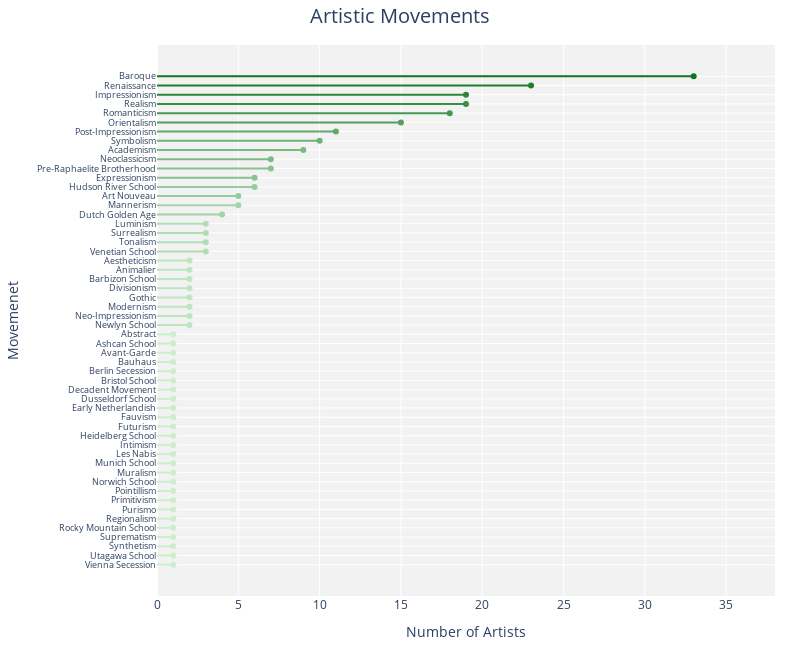

The cell this chart's notebook holds for it:
### Code cell
fig1 = go.Figure()
# Draw points
fig1.add_trace(go.Scatter(x = movement_sum["Count"], 
                          y = movement_sum["Movement"],
                          mode = 'markers',
                          marker = dict(color=my_color),
                          marker_size  = 6))
                          #text = movement_sum['new'], hoverinfo = 'y + x + text'))
# Draw lines
for i in range(0, len(movement_sum)):
               fig1.add_shape(type='line',
                              x0 = 0, y0 = i,
                              x1 = movement_sum["Count"][i],
                              y1 = i,
                              line=dict(color=my_color[i]))
# Set title
fig1.update_layout(title_text = "Artistic Movements",
                   title_font_size = 20,
                   title_x=0.5,
                   plot_bgcolor = 'rgb(242,242,242)',
                   autosize=False,
                   width=800,
                   height=650,
                   margin=dict(l=25, r=25, t=45, b=25))
# Set x-axes range
fig1.update_xaxes(title = 'Number of Artists', 
                  range=[0, max(movement_sum['Count']) + 5])
fig1.update_yaxes(title = 'Movemenet',
                  tickmode='linear',
                  tickfont_size=9)
fig1.update_layout(
    )
fig1.show()

### Figure 1 — Plotly figure (JSON) as saved in the notebook; plotly's stock layout.template omitted (floating-point values rounded to 4 significant figures)
{"data": [{"marker": {"color": ["#cceecd", "#cceecd", "#cceecd", "#cceecd", "#cceecd", "#cceecd", "#cceecd", "#cceecd", "#cceecd", "#cceecd", "#cceecd", "#cceecd", "#cceecd", "#cceecd", "#cceecd", "#cceecd", "#cceecd", "#cceecd", "#cceecd", "#cceecd", "#cceecd", "#cceecd", "#cceecd", "#cceecd", "#cceecd", "#cceecd", "#bee5c1", "#bee5c1", "#bee5c1", "#bee5c1", "#bee5c1", "#bee5c1", "#bee5c1", "#bee5c1", "#b1ddb4", "#b1ddb4", "#b1ddb4", "#b1ddb4", "#a3d4a8", "#a3d4a8", "#96cc9c", "#96cc9c", "#88c38f", "#88c38f", "#7bbb83", "#7bbb83", "#6eb276", "#60a96a", "#52a15e", "#459851", "#389045", "#2a8739", "#1c7f2c", "#0f7620"], "size": 6}, "mode": "markers", "type": "scatter", "x": [1, 1, 1, 1, 1, 1, 1, 1, 1, 1, 1, 1, 1, 1, 1, 1, 1, 1, 1, 1, 1, 1, 1, 1, 1, 1, 2, 2, 2, 2, 2, 2, 2, 2, 3, 3, 3, 3, 4, 5, 5, 6, 6, 7, 7, 9, 10, 11, 15, 18, 19, 19, 23, 33], "y": ["Vienna Secession", "Utagawa School", "Synthetism", "Suprematism", "Rocky Mountain School", "Regionalism", "Purismo", "Primitivism", "Pointillism", "Norwich School", "Muralism", "Munich School", "Les Nabis", "Intimism", "Heidelberg School", "Futurism", "Fauvism", "Early Netherlandish", "Dusseldorf School", "Decadent Movement", "Bristol School", "Berlin Secession", "Bauhaus", "Avant-Garde", "Ashcan School", "Abstract", "Newlyn School", "Neo-Impressionism", "Modernism", "Gothic", "Divisionism", "Barbizon School", "Animalier", "Aestheticism", "Venetian School", "Tonalism", "Surrealism", "Luminism", "Dutch Golden Age", "Mannerism", "Art Nouveau", "Hudson River School", "Expressionism", "Pre-Raphaelite Brotherhood", "Neoclassicism", "Academism", "Symbolism", "Post-Impressionism", "Orientalism", "Romanticism", "Realism", "Impressionism", "Renaissance", "Baroque"]}], "layout": {"autosize": false, "height": 650, "margin": {"b": 25, "l": 25, "r": 25, "t": 45}, "plot_bgcolor": "rgb(242,242,242)", "shapes": [{"line": {"color": "#cceecd"}, "type": "line", "x0": 0, "x1": 1, "y0": 0, "y1": 0}, {"line": {"color": "#cceecd"}, "type": "line", "x0": 0, "x1": 1, "y0": 1, "y1": 1}, {"line": {"color": "#cceecd"}, "type": "line", "x0": 0, "x1": 1, "y0": 2, "y1": 2}, {"line": {"color": "#cceecd"}, "type": "line", "x0": 0, "x1": 1, "y0": 3, "y1": 3}, {"line": {"color": "#cceecd"}, "type": "line", "x0": 0, "x1": 1, "y0": 4, "y1": 4}, {"line": {"color": "#cceecd"}, "type": "line", "x0": 0, "x1": 1, "y0": 5, "y1": 5}, {"line": {"color": "#cceecd"}, "type": "line", "x0": 0, "x1": 1, "y0": 6, "y1": 6}, {"line": {"color": "#cceecd"}, "type": "line", "x0": 0, "x1": 1, "y0": 7, "y1": 7}, {"line": {"color": "#cceecd"}, "type": "line", "x0": 0, "x1": 1, "y0": 8, "y1": 8}, {"line": {"color": "#cceecd"}, "type": "line", "x0": 0, "x1": 1, "y0": 9, "y1": 9}, {"line": {"color": "#cceecd"}, "type": "line", "x0": 0, "x1": 1, "y0": 10, "y1": 10}, {"line": {"color": "#cceecd"}, "type": "line", "x0": 0, "x1": 1, "y0": 11, "y1": 11}, {"line": {"color": "#cceecd"}, "type": "line", "x0": 0, "x1": 1, "y0": 12, "y1": 12}, {"line": {"color": "#cceecd"}, "type": "line", "x0": 0, "x1": 1, "y0": 13, "y1": 13}, {"line": {"color": "#cceecd"}, "type": "line", "x0": 0, "x1": 1, "y0": 14, "y1": 14}, {"line": {"color": "#cceecd"}, "type": "line", "x0": 0, "x1": 1, "y0": 15, "y1": 15}, {"line": {"color": "#cceecd"}, "type": "line", "x0": 0, "x1": 1, "y0": 16, "y1": 16}, {"line": {"color": "#cceecd"}, "type": "line", "x0": 0, "x1": 1, "y0": 17, "y1": 17}, {"line": {"color": "#cceecd"}, "type": "line", "x0": 0, "x1": 1, "y0": 18, "y1": 18}, {"line": {"color": "#cceecd"}, "type": "line", "x0": 0, "x1": 1, "y0": 19, "y1": 19}, {"line": {"color": "#cceecd"}, "type": "line", "x0": 0, "x1": 1, "y0": 20, "y1": 20}, {"line": {"color": "#cceecd"}, "type": "line", "x0": 0, "x1": 1, "y0": 21, "y1": 21}, {"line": {"color": "#cceecd"}, "type": "line", "x0": 0, "x1": 1, "y0": 22, "y1": 22}, {"line": {"color": "#cceecd"}, "type": "line", "x0": 0, "x1": 1, "y0": 23, "y1": 23}, {"line": {"color": "#cceecd"}, "type": "line", "x0": 0, "x1": 1, "y0": 24, "y1": 24}, {"line": {"color": "#cceecd"}, "type": "line", "x0": 0, "x1": 1, "y0": 25, "y1": 25}, {"line": {"color": "#bee5c1"}, "type": "line", "x0": 0, "x1": 2, "y0": 26, "y1": 26}, {"line": {"color": "#bee5c1"}, "type": "line", "x0": 0, "x1": 2, "y0": 27, "y1": 27}, {"line": {"color": "#bee5c1"}, "type": "line", "x0": 0, "x1": 2, "y0": 28, "y1": 28}, {"line": {"color": "#bee5c1"}, "type": "line", "x0": 0, "x1": 2, "y0": 29, "y1": 29}, {"line": {"color": "#bee5c1"}, "type": "line", "x0": 0, "x1": 2, "y0": 30, "y1": 30}, {"line": {"color": "#bee5c1"}, "type": "line", "x0": 0, "x1": 2, "y0": 31, "y1": 31}, {"line": {"color": "#bee5c1"}, "type": "line", "x0": 0, "x1": 2, "y0": 32, "y1": 32}, {"line": {"color": "#bee5c1"}, "type": "line", "x0": 0, "x1": 2, "y0": 33, "y1": 33}, {"line": {"color": "#b1ddb4"}, "type": "line", "x0": 0, "x1": 3, "y0": 34, "y1": 34}, {"line": {"color": "#b1ddb4"}, "type": "line", "x0": 0, "x1": 3, "y0": 35, "y1": 35}, {"line": {"color": "#b1ddb4"}, "type": "line", "x0": 0, "x1": 3, "y0": 36, "y1": 36}, {"line": {"color": "#b1ddb4"}, "type": "line", "x0": 0, "x1": 3, "y0": 37, "y1": 37}, {"line": {"color": "#a3d4a8"}, "type": "line", "x0": 0, "x1": 4, "y0": 38, "y1": 38}, {"line": {"color": "#a3d4a8"}, "type": "line", "x0": 0, "x1": 5, "y0": 39, "y1": 39}, {"line": {"color": "#96cc9c"}, "type": "line", "x0": 0, "x1": 5, "y0": 40, "y1": 40}, {"line": {"color": "#96cc9c"}, "type": "line", "x0": 0, "x1": 6, "y0": 41, "y1": 41}, {"line": {"color": "#88c38f"}, "type": "line", "x0": 0, "x1": 6, "y0": 42, "y1": 42}, {"line": {"color": "#88c38f"}, "type": "line", "x0": 0, "x1": 7, "y0": 43, "y1": 43}, {"line": {"color": "#7bbb83"}, "type": "line", "x0": 0, "x1": 7, "y0": 44, "y1": 44}, {"line": {"color": "#7bbb83"}, "type": "line", "x0": 0, "x1": 9, "y0": 45, "y1": 45}, {"line": {"color": "#6eb276"}, "type": "line", "x0": 0, "x1": 10, "y0": 46, "y1": 46}, {"line": {"color": "#60a96a"}, "type": "line", "x0": 0, "x1": 11, "y0": 47, "y1": 47}, {"line": {"color": "#52a15e"}, "type": "line", "x0": 0, "x1": 15, "y0": 48, "y1": 48}, {"line": {"color": "#459851"}, "type": "line", "x0": 0, "x1": 18, "y0": 49, "y1": 49}, {"line": {"color": "#389045"}, "type": "line", "x0": 0, "x1": 19, "y0": 50, "y1": 50}, {"line": {"color": "#2a8739"}, "type": "line", "x0": 0, "x1": 19, "y0": 51, "y1": 51}, {"line": {"color": "#1c7f2c"}, "type": "line", "x0": 0, "x1": 23, "y0": 52, "y1": 52}, {"line": {"color": "#0f7620"}, "type": "line", "x0": 0, "x1": 33, "y0": 53, "y1": 53}], "title": {"font": {"size": 20}, "text": "Artistic Movements", "x": 0.5}, "width": 800, "xaxis": {"range": [0, 38], "title": {"text": "Number of Artists"}}, "yaxis": {"tickfont": {"size": 9}, "tickmode": "linear", "title": {"text": "Movemenet"}}}}
